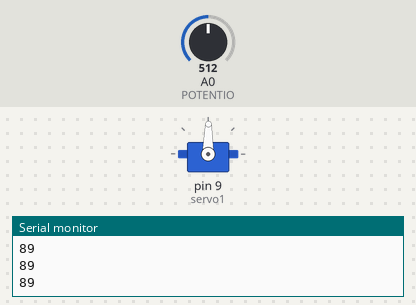
A sketch run on a simulated Arduino Uno, built with avr-gcc and run on an emulated ATmega328P. Shown: servo, the last lines printed to the serial monitor. Inputs (shaded band) come from the test bench; at power-on: A0 (POTENTIO) = 512.

Above: at 1.2 s.
1.3 s: A0 (POTENTIO) set to 716
At 2.5 s:
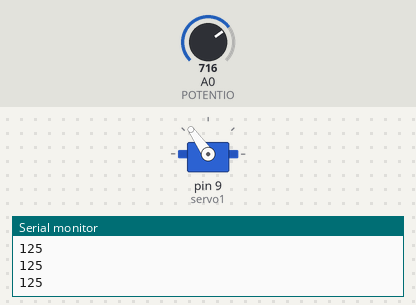
2.8 s: A0 (POTENTIO) set to 900
At 3.8 s:
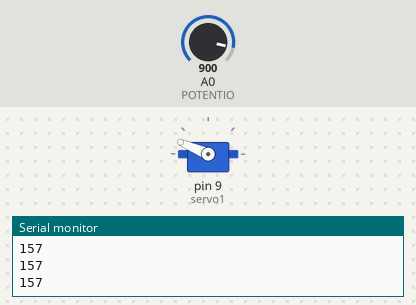
4.3 s: A0 (POTENTIO) set to 1023
At 5.0 s:
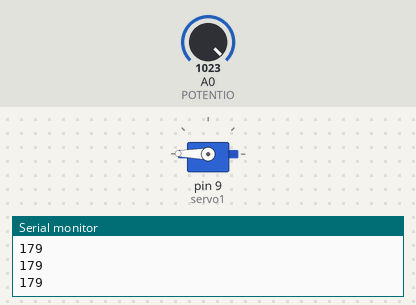
5.8 s: A0 (POTENTIO) set to 306
At 7.0 s:
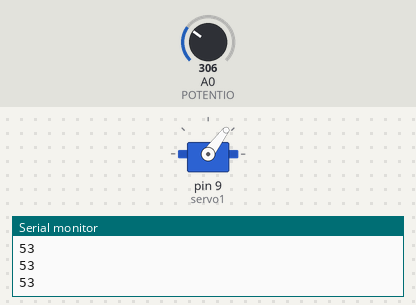
7.3 s: A0 (POTENTIO) set to 122
At 8.3 s:
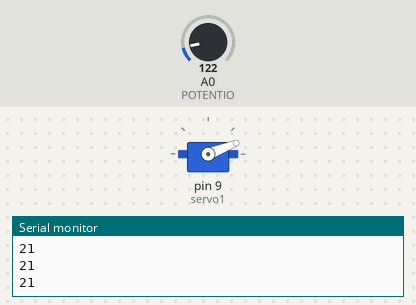
8.8 s: A0 (POTENTIO) set to 511
At 9.4 s:
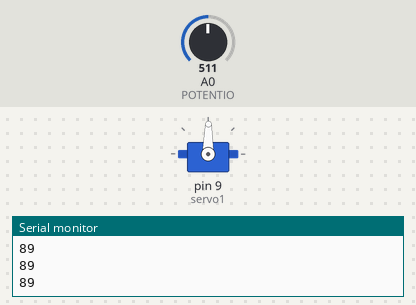
Timing chart, 0 to 11.3 s (numbered marks = the images above; inputs shaded):
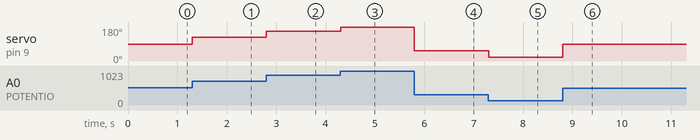

The sketch:

Code5.ino
```cpp
#include <Servo.h>

Servo servo1;
const int POTENTIO = A0;

void setup() {
  Serial.begin(9600);
  servo1.attach(9);
}

void loop() {
  int angle = map(analogRead(POTENTIO), 0, 1023, 0, 179);
  servo1.write(angle);
  Serial.println(angle);
  delay(5);
}
```

Measured:
- after the input at 1.3 s, servo on pin 9 (servo1): 89° → 125° at once
- after the input at 2.8 s, servo on pin 9 (servo1): 125° → 157° at once
- after the input at 4.3 s, servo on pin 9 (servo1): 157° → 179° at once
- after the input at 5.8 s, servo on pin 9 (servo1): 179° → 53° at once
- after the input at 7.3 s, servo on pin 9 (servo1): 53° → 21° at once
- after the input at 8.8 s, servo on pin 9 (servo1): 21° → 89° at once
